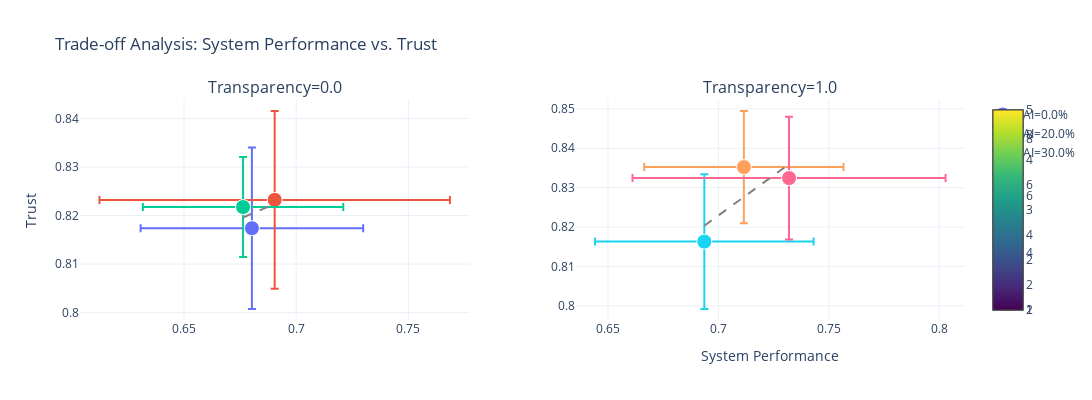

The notebook cell this image was saved under:
### Markdown cell above
## 7. Figure 1: Trade-off Analysis

Performance vs. Trust trade-off across AI quotas and transparency levels.

### Code cell
fig1 = plot_tradeoff_analysis(
    df_results,
    x_metric='system_performance',
    y_metric='trust',
    color_var='ai_proportion',
    facet_var='transparency',
    out_html='figure1_tradeoff_GIQ.html'
)

fig1.show()

### Figure 1 — Plotly figure (JSON) as saved in the notebook; plotly's stock layout.template omitted (floating-point values rounded to 4 significant figures)
{"data": [{"error_x": {"array": [0.04961], "type": "data"}, "error_y": {"array": [0.01665], "type": "data"}, "hovertemplate": "AI: 0.0%<br>system_performance: 0.680<br>trust: 0.817<br>Discovered inconsistency: 0.00<extra></extra>", "marker": {"color": 0, "colorscale": [[0, "#440154"], [0.1111, "#482878"], [0.2222, "#3e4989"], [0.3333, "#31688e"], [0.4444, "#26828e"], [0.5556, "#1f9e89"], [0.6667, "#35b779"], [0.7778, "#6ece58"], [0.8889, "#b5de2b"], [1, "#fde725"]], "line": {"color": "white", "width": 1}, "showscale": false, "size": 15}, "mode": "markers", "name": "AI=0.0%", "showlegend": true, "type": "scatter", "x": [0.6803], "xaxis": "x", "y": [0.8174], "yaxis": "y"}, {"error_x": {"array": [0.07812], "type": "data"}, "error_y": {"array": [0.01832], "type": "data"}, "hovertemplate": "AI: 20.0%<br>system_performance: 0.690<br>trust: 0.823<br>Discovered inconsistency: 0.00<extra></extra>", "marker": {"color": 0.2, "colorscale": [[0, "#440154"], [0.1111, "#482878"], [0.2222, "#3e4989"], [0.3333, "#31688e"], [0.4444, "#26828e"], [0.5556, "#1f9e89"], [0.6667, "#35b779"], [0.7778, "#6ece58"], [0.8889, "#b5de2b"], [1, "#fde725"]], "line": {"color": "white", "width": 1}, "showscale": false, "size": 15}, "mode": "markers", "name": "AI=20.0%", "showlegend": true, "type": "scatter", "x": [0.6904], "xaxis": "x", "y": [0.8232], "yaxis": "y"}, {"error_x": {"array": [0.04467], "type": "data"}, "error_y": {"array": [0.01032], "type": "data"}, "hovertemplate": "AI: 30.0%<br>system_performance: 0.676<br>trust: 0.822<br>Discovered inconsistency: 0.00<extra></extra>", "marker": {"color": 0.3, "colorscale": [[0, "#440154"], [0.1111, "#482878"], [0.2222, "#3e4989"], [0.3333, "#31688e"], [0.4444, "#26828e"], [0.5556, "#1f9e89"], [0.6667, "#35b779"], [0.7778, "#6ece58"], [0.8889, "#b5de2b"], [1, "#fde725"]], "line": {"color": "white", "width": 1}, "showscale": false, "size": 15}, "mode": "markers", "name": "AI=30.0%", "showlegend": true, "type": "scatter", "x": [0.6763], "xaxis": "x", "y": [0.8218], "yaxis": "y"}, {"hoverinfo": "skip", "line": {"color": "gray", "dash": "dash"}, "mode": "lines", "showlegend": false, "type": "scatter", "x": [0.6763, 0.6765, 0.6766, 0.6767, 0.6769, 0.677, 0.6772, 0.6773, 0.6775, 0.6776, 0.6777, 0.6779, 0.678, 0.6782, 0.6783, 0.6784, 0.6786, 0.6787, 0.6789, 0.679, 0.6792, 0.6793, 0.6794, 0.6796, 0.6797, 0.6799, 0.68, 0.6802, 0.6803, 0.6804, 0.6806, 0.6807, 0.6809, 0.681, 0.6812, 0.6813, 0.6814, 0.6816, 0.6817, 0.6819, 0.682, 0.6822, 0.6823, 0.6824, 0.6826, 0.6827, 0.6829, 0.683, 0.6832, 0.6833, 0.6834, 0.6836, 0.6837, 0.6839, 0.684, 0.6841, 0.6843, 0.6844, 0.6846, 0.6847, 0.6849, 0.685, 0.6851, 0.6853, 0.6854, 0.6856, 0.6857, 0.6859, 0.686, 0.6861, 0.6863, 0.6864, 0.6866, 0.6867, 0.6869, 0.687, 0.6871, 0.6873, 0.6874, 0.6876, 0.6877, 0.6879, 0.688, 0.6881, 0.6883, 0.6884, 0.6886, 0.6887, 0.6889, 0.689, 0.6891, 0.6893, 0.6894, 0.6896, 0.6897, 0.6898, 0.69, 0.6901, 0.6903, 0.6904], "xaxis": "x", "y": [0.8196, 0.8196, 0.8197, 0.8197, 0.8197, 0.8197, 0.8198, 0.8198, 0.8198, 0.8199, 0.8199, 0.8199, 0.8199, 0.82, 0.82, 0.82, 0.8201, 0.8201, 0.8201, 0.8201, 0.8202, 0.8202, 0.8202, 0.8202, 0.8203, 0.8203, 0.8203, 0.8204, 0.8204, 0.8204, 0.8204, 0.8205, 0.8205, 0.8205, 0.8206, 0.8206, 0.8206, 0.8206, 0.8207, 0.8207, 0.8207, 0.8208, 0.8208, 0.8208, 0.8208, 0.8209, 0.8209, 0.8209, 0.821, 0.821, 0.821, 0.821, 0.8211, 0.8211, 0.8211, 0.8212, 0.8212, 0.8212, 0.8212, 0.8213, 0.8213, 0.8213, 0.8213, 0.8214, 0.8214, 0.8214, 0.8215, 0.8215, 0.8215, 0.8215, 0.8216, 0.8216, 0.8216, 0.8217, 0.8217, 0.8217, 0.8217, 0.8218, 0.8218, 0.8218, 0.8219, 0.8219, 0.8219, 0.8219, 0.822, 0.822, 0.822, 0.8221, 0.8221, 0.8221, 0.8221, 0.8222, 0.8222, 0.8222, 0.8222, 0.8223, 0.8223, 0.8223, 0.8224, 0.8224], "yaxis": "y"}, {"error_x": {"array": [0.04514], "type": "data"}, "error_y": {"array": [0.01425], "type": "data"}, "hovertemplate": "AI: 20.0%<br>system_performance: 0.712<br>trust: 0.835<br>Discovered inconsistency: 2.50<extra></extra>", "marker": {"color": 0.2, "colorscale": [[0, "#440154"], [0.1111, "#482878"], [0.2222, "#3e4989"], [0.3333, "#31688e"], [0.4444, "#26828e"], [0.5556, "#1f9e89"], [0.6667, "#35b779"], [0.7778, "#6ece58"], [0.8889, "#b5de2b"], [1, "#fde725"]], "line": {"color": "white", "width": 1}, "showscale": true, "size": 15}, "mode": "markers", "name": "AI=20.0%", "showlegend": false, "type": "scatter", "x": [0.7115], "xaxis": "x2", "y": [0.8352], "yaxis": "y2"}, {"error_x": {"array": [0.04948], "type": "data"}, "error_y": {"array": [0.01712], "type": "data"}, "hovertemplate": "AI: 30.0%<br>system_performance: 0.694<br>trust: 0.816<br>Discovered inconsistency: 3.18<extra></extra>", "marker": {"color": 0.3, "colorscale": [[0, "#440154"], [0.1111, "#482878"], [0.2222, "#3e4989"], [0.3333, "#31688e"], [0.4444, "#26828e"], [0.5556, "#1f9e89"], [0.6667, "#35b779"], [0.7778, "#6ece58"], [0.8889, "#b5de2b"], [1, "#fde725"]], "line": {"color": "white", "width": 1}, "showscale": true, "size": 15}, "mode": "markers", "name": "AI=30.0%", "showlegend": false, "type": "scatter", "x": [0.6936], "xaxis": "x2", "y": [0.8163], "yaxis": "y2"}, {"error_x": {"array": [0.07088], "type": "data"}, "error_y": {"array": [0.01559], "type": "data"}, "hovertemplate": "AI: 50.0%<br>system_performance: 0.732<br>trust: 0.832<br>Discovered inconsistency: 2.46<extra></extra>", "marker": {"color": 0.5, "colorscale": [[0, "#440154"], [0.1111, "#482878"], [0.2222, "#3e4989"], [0.3333, "#31688e"], [0.4444, "#26828e"], [0.5556, "#1f9e89"], [0.6667, "#35b779"], [0.7778, "#6ece58"], [0.8889, "#b5de2b"], [1, "#fde725"]], "line": {"color": "white", "width": 1}, "showscale": true, "size": 15}, "mode": "markers", "name": "AI=50.0%", "showlegend": false, "type": "scatter", "x": [0.732], "xaxis": "x2", "y": [0.8324], "yaxis": "y2"}, {"hoverinfo": "skip", "line": {"color": "gray", "dash": "dash"}, "mode": "lines", "showlegend": false, "type": "scatter", "x": [0.6936, 0.694, 0.6944, 0.6948, 0.6952, 0.6956, 0.696, 0.6963, 0.6967, 0.6971, 0.6975, 0.6979, 0.6983, 0.6987, 0.6991, 0.6994, 0.6998, 0.7002, 0.7006, 0.701, 0.7014, 0.7018, 0.7022, 0.7025, 0.7029, 0.7033, 0.7037, 0.7041, 0.7045, 0.7049, 0.7053, 0.7056, 0.706, 0.7064, 0.7068, 0.7072, 0.7076, 0.708, 0.7084, 0.7087, 0.7091, 0.7095, 0.7099, 0.7103, 0.7107, 0.7111, 0.7115, 0.7118, 0.7122, 0.7126, 0.713, 0.7134, 0.7138, 0.7142, 0.7146, 0.7149, 0.7153, 0.7157, 0.7161, 0.7165, 0.7169, 0.7173, 0.7177, 0.718, 0.7184, 0.7188, 0.7192, 0.7196, 0.72, 0.7204, 0.7208, 0.7211, 0.7215, 0.7219, 0.7223, 0.7227, 0.7231, 0.7235, 0.7239, 0.7242, 0.7246, 0.725, 0.7254, 0.7258, 0.7262, 0.7266, 0.727, 0.7273, 0.7277, 0.7281, 0.7285, 0.7289, 0.7293, 0.7297, 0.7301, 0.7304, 0.7308, 0.7312, 0.7316, 0.732], "xaxis": "x2", "y": [0.8203, 0.8205, 0.8206, 0.8208, 0.821, 0.8211, 0.8213, 0.8214, 0.8216, 0.8218, 0.8219, 0.8221, 0.8222, 0.8224, 0.8225, 0.8227, 0.8229, 0.823, 0.8232, 0.8233, 0.8235, 0.8236, 0.8238, 0.824, 0.8241, 0.8243, 0.8244, 0.8246, 0.8248, 0.8249, 0.8251, 0.8252, 0.8254, 0.8255, 0.8257, 0.8259, 0.826, 0.8262, 0.8263, 0.8265, 0.8266, 0.8268, 0.827, 0.8271, 0.8273, 0.8274, 0.8276, 0.8278, 0.8279, 0.8281, 0.8282, 0.8284, 0.8285, 0.8287, 0.8289, 0.829, 0.8292, 0.8293, 0.8295, 0.8297, 0.8298, 0.83, 0.8301, 0.8303, 0.8304, 0.8306, 0.8308, 0.8309, 0.8311, 0.8312, 0.8314, 0.8315, 0.8317, 0.8319, 0.832, 0.8322, 0.8323, 0.8325, 0.8327, 0.8328, 0.833, 0.8331, 0.8333, 0.8334, 0.8336, 0.8338, 0.8339, 0.8341, 0.8342, 0.8344, 0.8345, 0.8347, 0.8349, 0.835, 0.8352, 0.8353, 0.8355, 0.8357, 0.8358, 0.836], "yaxis": "y2"}], "layout": {"annotations": [{"font": {"size": 16}, "showarrow": false, "text": "Transparency=0.0", "x": 0.22, "xanchor": "center", "xref": "paper", "y": 1, "yanchor": "bottom", "yref": "paper"}, {"font": {"size": 16}, "showarrow": false, "text": "Transparency=1.0", "x": 0.78, "xanchor": "center", "xref": "paper", "y": 1, "yanchor": "bottom", "yref": "paper"}], "font": {"size": 12}, "height": 400, "showlegend": true, "title": {"text": "Trade-off Analysis: System Performance vs. Trust"}, "width": 1200, "xaxis": {"anchor": "y", "domain": [0, 0.44], "title": {"text": ""}}, "xaxis2": {"anchor": "y2", "domain": [0.56, 1], "title": {"text": "System Performance"}}, "yaxis": {"anchor": "x", "domain": [0, 1], "title": {"text": "Trust"}}, "yaxis2": {"anchor": "x2", "domain": [0, 1], "title": {"text": ""}}}}
